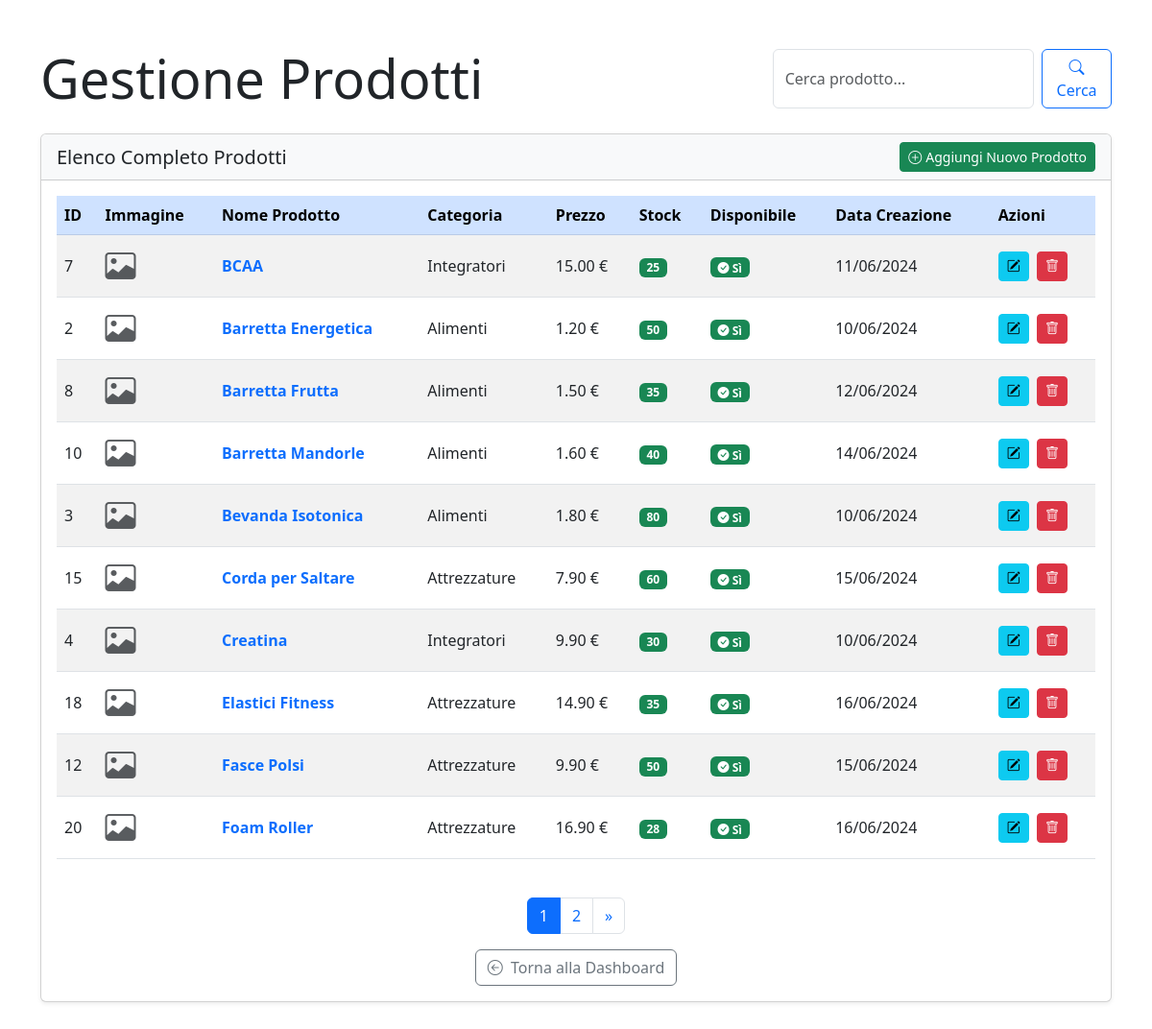
Before: /products/manage/ (signed in) with the older database file.
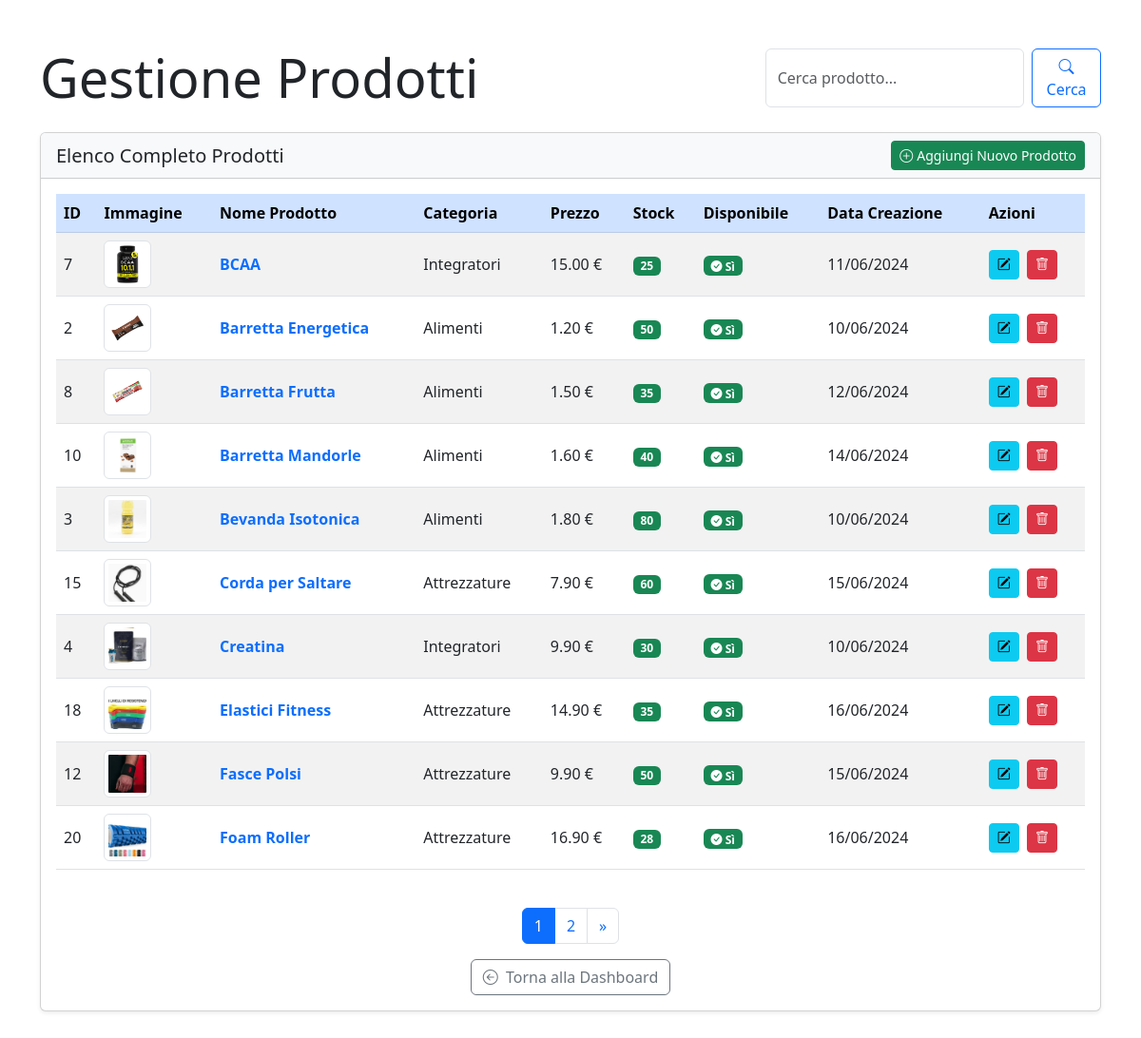
After: the same page with the newer database file.
### products/models.py (models this page shows, shortened)
class Product(models.Model):
    category = models.ManyToManyField(Category)
    name = models.CharField(max_length=200, unique=True)
    description = models.TextField(blank=True)
    price = models.DecimalField(max_digits=10, decimal_places=2)
    stock = models.PositiveIntegerField()
    available = models.BooleanField(default=True)
    created = models.DateTimeField(auto_now_add=True)
    updated = models.DateTimeField(auto_now=True)
    image = models.ImageField(upload_to='product_images/', blank=True, null=True)
    added_by = models.ForeignKey('users.CustomUser', on_delete=models.SET_NULL, related_name='products_added', null=True, blank=True)
    modified_by = models.ForeignKey('users.CustomUser', on_delete=models.SET_NULL, related_name='products_modified', null=True, blank=True)
    class Meta:
        ordering = ('name',)

### products/views.py (the view)
# urls.py: path('manage/', ProductManageListView.as_view(), name='product_manage_list'),
class ProductManageListView(LoginRequiredMixin, UserPassesTestMixin, ListView, PermissionRequiredMixin):
    permission_required = 'products.change_product'
    model = Product
    template_name = 'products/product_manage_list.html'
    context_object_name = 'products'
    paginate_by = 10  # Paginazione per grandi quantità di prodotti
    def test_func(self):
        return is_store_manager(self.request.user)
    def get_queryset(self):
        queryset = super().get_queryset()
        query = self.request.GET.get('q')
        if query:
            queryset = queryset.filter(
                Q(name__icontains=query) |
                Q(description__icontains=query)
            )
        return queryset.order_by('name')  # Ordina i prodotti per nome
    def get_context_data(self, **kwargs):
        context = super().get_context_data(**kwargs)
        context['search_query'] = self.request.GET.get('q', '')
        return context

### products/views.py (called while the page is built)
def is_store_manager(user):
    return user.groups.filter(name='Store Managers').exists()

### templates/products/product_manage_list.html (shortened to what the changed rows need)
{% extends "base.html" %}
{% load static %}
{% block content %}
<div class="container py-5">
    <div class="row align-items-center mb-4">
        <div class="col-auto">
            <h1 class="display-4 mb-0">Gestione Prodotti</h1>
        </div>
    </div>
    <div class="card shadow-sm mb-4">
        <div class="card-body">
            <div class="table-responsive">
                <table class="table table-hover table-striped align-middle">
                    <thead class="table-primary">
                        <tr>
                            <th scope="col">ID</th>
                            <th scope="col">Immagine</th>
                            <th scope="col">Nome Prodotto</th>
                            <th scope="col">Categoria</th>
                            <th scope="col">Prezzo</th>
                            <th scope="col">Stock</th>
                            <th scope="col">Disponibile</th>
                            <th scope="col">Data Creazione</th>
                            <th scope="col">Azioni</th>
                        </tr>
                    </thead>
                    <tbody>
                        {% for product in products %}
                        <tr>
                            <td>{{ product.id }}</td>
                            <td>
                                {% if product.image %}
                                <img src="{{ product.image.url }}" alt="{{ product.name }}" class="img-thumbnail" style="width: 50px; height: 50px; object-fit: cover;">
                                {% else %}
                                <i class="bi bi-image text-muted" style="font-size: 2rem;"></i>
                                {% endif %}
                            </td>
                            <td>
                                <a href="{% url 'products:product_info' product.id %}?source=store_manager_dashboard" class="text-decoration-none fw-bold">
                                    {{ product.name }}
                                </a>
                            </td>
                            <td>
                                {% for cat in product.category.all %}
                                    {{ cat.name }}{% if not forloop.last %}, {% endif %}
                                {% empty %}
                                    <span class="text-muted">Nessuna categoria</span>
                                {% endfor %}
                            </td>
                            <td>{{ product.price }} €</td>
                            <td>
                                {% if product.stock > 10 %}
                                    <span class="badge bg-success">{{ product.stock }}</span>
                                {% elif product.stock > 0 %}
                                    <span class="badge bg-warning text-dark">{{ product.stock }}</span>
                                {% else %}
                                    <span class="badge bg-danger">Esaurito</span>
                                {% endif %}
                            </td>
                            <td>
                                {% if product.available %}
                                <span class="badge bg-success"><i class="bi bi-check-circle-fill"></i> Sì</span>
                                {% else %}
                                <span class="badge bg-danger"><i class="bi bi-x-circle-fill"></i> No</span>
                                {% endif %}
                            </td>
                            <td>{{ product.created|date:"d/m/Y" }}</td>
                            <td>
                                <a href="{% url 'products:product_edit' product.id %}" class="btn btn-sm btn-info me-1" title="Modifica">
                                    <i class="bi bi-pencil-square"></i>
                                </a>
                                <a href="{% url 'products:product_delete' product.id %}" class="btn btn-sm btn-danger" title="Elimina">
                                    <i class="bi bi-trash"></i>
                                </a>
                            </td>
                        </tr>
                        {% endfor %}
                    </tbody>
                </table>
            </div>
        </div>
    </div>
</div>
{% endblock %}

Changed rows visible on the page:
changed Product "BCAA": image: picture added; image empty → "product_images/bcaa.png" (drawn)
changed Product "Barretta Energetica": image: picture added
changed Product "Barretta Frutta": image: picture added
changed Product "Barretta Mandorle": image: picture added
changed Product "Bevanda Isotonica": image: picture added
changed Product "Corda per Saltare": image: picture added
changed Product "Creatina": image: picture added
changed Product "Elastici Fitness": image: picture added
changed Product "Fasce Polsi": image: picture added
changed Product "Foam Roller": image: picture added
